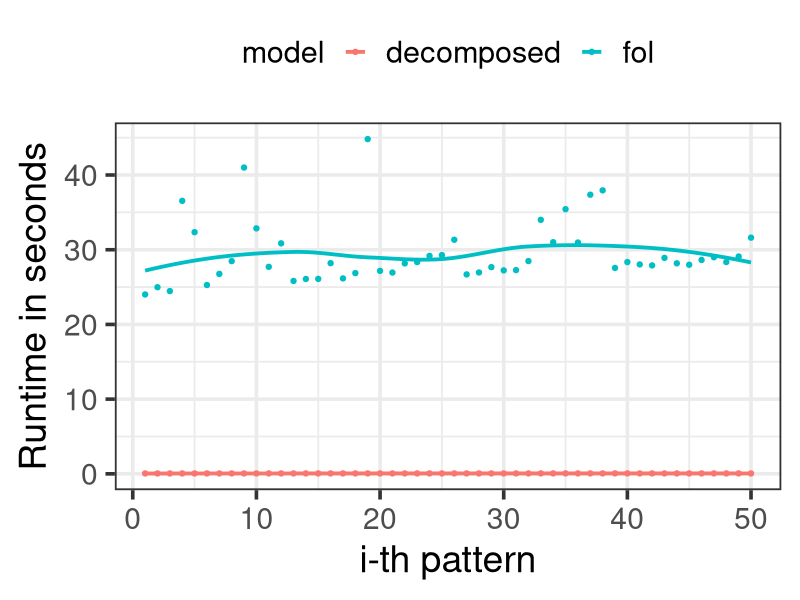
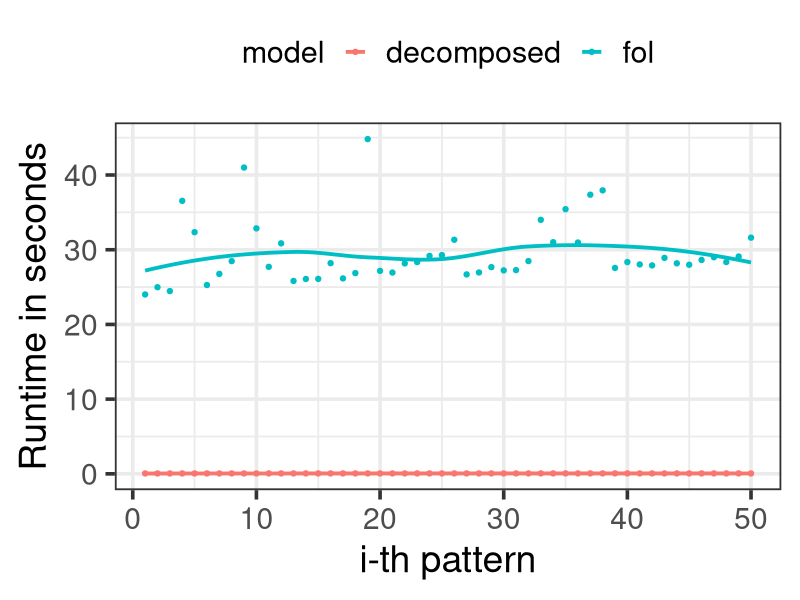

R code for these plots, in order:
library(ggplot2)
N = 27

data   <- read.csv("averaged_runtime.csv")
visual <- ggplot(data, aes(x=pattern_index, y=runtime, colour=model))
visual <- visual + geom_smooth(se=FALSE, size=1.3) + geom_point() + theme_bw(base_size=N)
visual <- visual + scale_x_continuous("i-th pattern") + scale_y_continuous("Runtime in seconds") + scale_fill_discrete(name="Model")
visual <- visual + theme(legend.text=element_text(size=N-5), legend.title=element_text(size=N-5), legend.position="top") 
ggsave(visual,file="asp_fol_vs_decomposed_yoshida.pdf")
print(visual)
